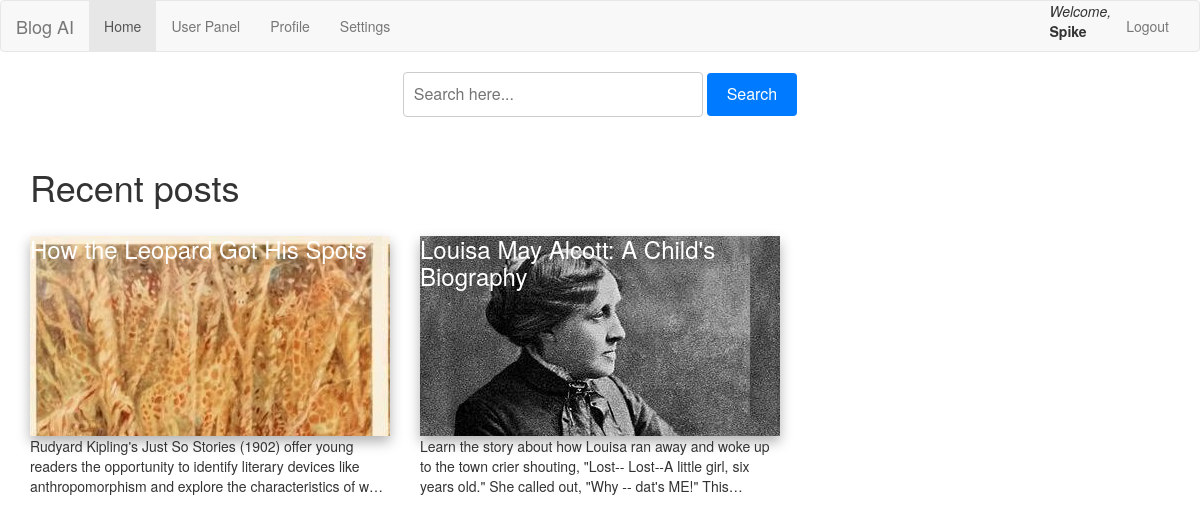
The app's page /all_posts/ (signed in) with its own data.
### blog/models/posts.py (models this page shows, shortened)
class Post(models.Model):
    CATEGORY_CHOICES = [
        ('general', 'General'),
        ('tech', 'Technology'),
        ('life', 'Lifestyle'),
        ('edu', 'Education'),
        ('news', 'News'),
    ]
    STATUS = [
        ('no_status', 'no_status'),
        ('for_approval', 'for_approval'),
        ('approved', 'approved'),
    ]
    title = models.CharField(max_length=255, default="noTitle")
    slug = models.SlugField(max_length=255, unique=True)
    summary = models.CharField(max_length=300)
    category = models.CharField(
        max_length=50,
        choices=CATEGORY_CHOICES,
        default='general'
    )
    content = RichTextField()
    published = models.BooleanField(default=True)
    status = models.CharField(max_length=15, choices=STATUS, default="no_status")
    likes = models.PositiveIntegerField(null=True)
    writer = models.ForeignKey(Writer, blank=True, null=True, on_delete=models.SET_NULL)
    created = models.DateTimeField(auto_now_add=True)
    image = models.ImageField(upload_to='img', null=True,  default='placeholder.png')
    class Meta:
        ordering = ['-created']

### blog/views.py (the view)
# urls.py: path('all_posts/', blog_views.all_posts),
def all_posts(request):
    posts = Post.objects.filter(status='approved')
    return render(request, 'all_posts.html', {'posts': posts})

### blog/templates/all_posts.html
{% extends 'base.html' %}
{% load static %}
{% block extra_css %}
    <link rel="stylesheet" type="text/css" href="{% static 'css/posts.css' %}">
{% endblock %}
{% block content %}
<div class="search-bar-container">
        <form action="/" method="get">
            <input type="text" name="query" placeholder="Search here..." class="search-input">
            <button type="submit" class="search-button">Search</button>
        </form>
    </div>
<div class="container">
        <div class="row">
            <div class="col-md-12">
                <h1 class="thin">Recent posts</h1>
            </div>
            {% for post in posts %}
                    <div class="col-md-4">
                        <div class="card">
                            <div class="card-header" style="background:url({{ post.image.url }})">
                                <h3 class="post-title"><a class="post_title_2" href="/post/{{ post.slug }}">{{ post.title }}</a></h3>
                            </div>
                            <div class="truncate-text" style="display: -webkit-box !important;
                                                            -webkit-line-clamp: 3 !important;
                                                            -webkit-box-orient: vertical !important;
                                                            overflow: hidden !important;
                                                            text-overflow: ellipsis !important;
                                                            height: 60px !important;
                                                            line-height: 20px !important;">{{ post.summary }}</div>
                        </div>
                    </div>
            {% endfor %}
        </div>
    </div>
{% endblock %}

### blog/templates/base.html (shortened to what this page needs)
<!DOCTYPE html>
<html lang="en">
<head>
    {% load static %}
    <link rel="stylesheet" type="text/css" href="{% static 'css/style.css' %}"/>
    {% block extra_css %}{% endblock %}
    {% load bootstrap3 %}
    {% bootstrap_css %}
</head>
<body>
  <nav class="navbar navbar-default">
      <div class="container-fluid">
        <div class="navbar-header">
          <a class="navbar-brand" href="#">Blog AI</a>
        </div>
        <div class="collapse navbar-collapse" id="bs-example-navbar-collapse-1">
           {% if user.is_authenticated %}
              <ul class="nav navbar-nav">
                <li class="active"><a href="/">Home</a></li>
                <li><a href="{% url 'writer_panel' %}">User Panel</a></li>
                  <li><a href="{% url 'profile' %}">Profile</a></li>
                  <li><a href="{% url 'settings' %}">Settings</a></li>
              </ul>
                <ul class="nav navbar-nav navbar-right">
                    <li><i>Welcome,</i><br> <b>{{ user.username }}</b></li>
                    <li><a href="{% url 'logout' %}">Logout</a></li>
                </ul>
            {% endif %}
        </div>
      </div>
  </nav>
    <div id="content">
        {% block content %}{% endblock %}
    </div>
</body>
</html>

### blog/static/css/style.css (style rules this page uses)
.card-header { height: 200px; }
.post_title_2 { color:white; }
.card-header { box-shadow: 0px 6px 12px rgba(0, 0, 0, 0.3) !important; }

### blog/static/css/posts.css (style rules this page uses)
.search-bar-container { width: 100%; max-width: 900px; margin: 0 auto 30px; display: flex; justify-content: center; align-items: center; gap: 10px; }
.search-input { flex-grow: 1; padding: 10px; font-size: 16px; border: 1px solid #ccc; border-radius: 4px; box-sizing: border-box; min-width: 300px; }
.search-button { padding: 10px 20px; font-size: 16px; background-color: #007bff; color: white; border: none; border-radius: 4px; cursor: pointer; white-space: nowrap; }

### records on screen
Post: image (picture), title "How the Leopard Got His Spots", summary "Rudyard Kipling's Just So Stories (1902) offer young readers the opportunity to identify literary devices like anthropomorphism and explore the characteristics of…"
Post: image (picture), title "Louisa May Alcott: A Child's Biography", summary "Learn the story about how Louisa ran away and woke up to the town crier shouting, \"Lost-- Lost--A little girl, six years old.\" She called out, \"Why -- dat's ME!\"…"

### other values on screen
{{ user.username }} "Spike"
